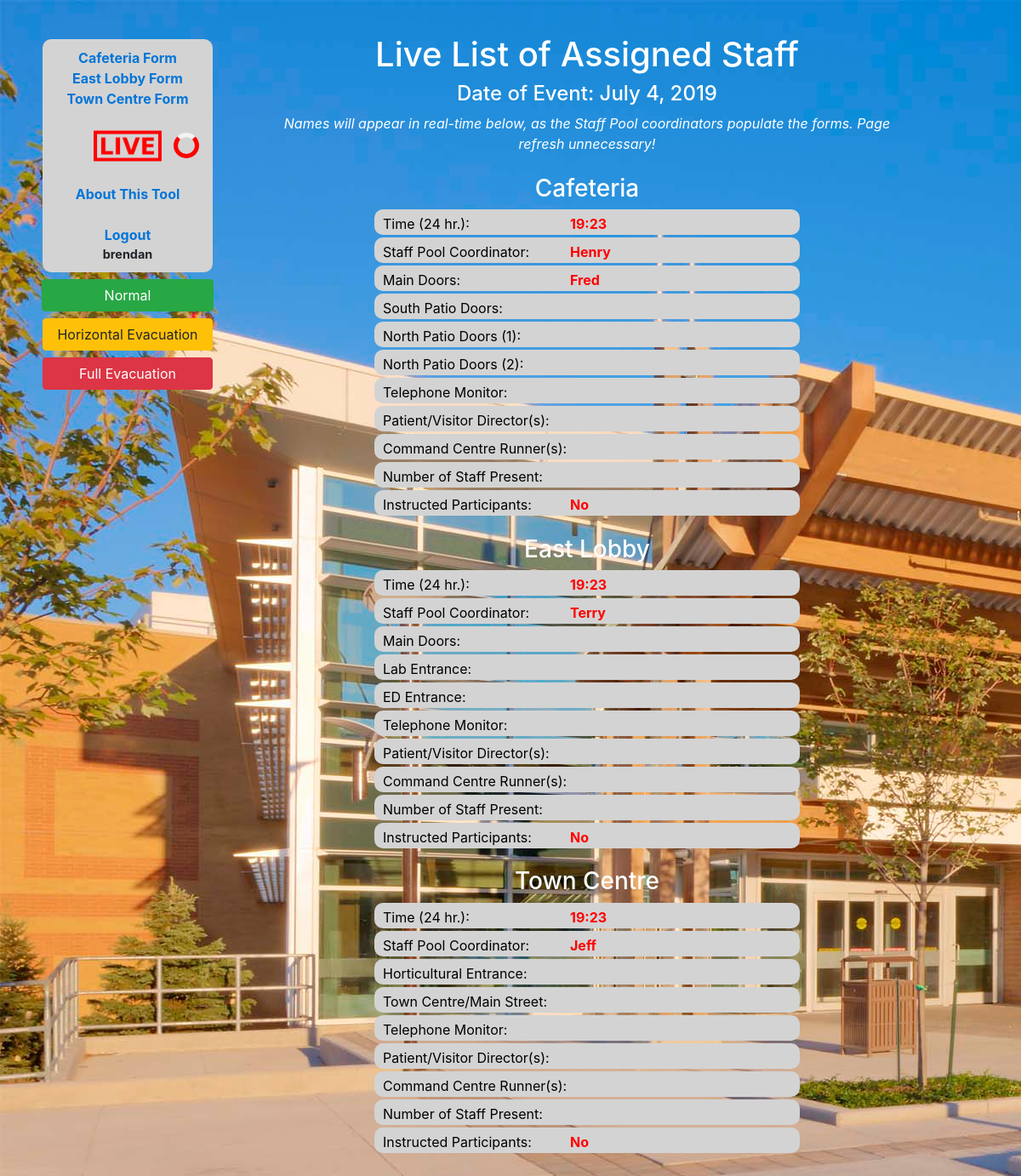
The app's page /LIVE/ (signed in) with its own data.
### catalog/models.py (models this page shows, shortened)
class Cafeteria(models.Model):
    c_date = models.DateField(null=True, blank=False, verbose_name='Date', default=timezone.now().date())
    c_time = models.CharField(max_length=100, null=True, blank=False, verbose_name='Time (24 hr.)', default=str(datetime.datetime.now().time())[0:5])
    c_coordinator = models.CharField(max_length=100, null=True, blank=True, verbose_name='Staff Pool Coordinator')
    c_main_doors = models.CharField(max_length=100, null=True, blank=True, verbose_name='Main Doors')
    c_south_patio_doors = models.CharField(max_length=100, null=True, blank=True, verbose_name='South Patio Doors')
    c_north_patio_doors_1 = models.CharField(max_length=100, null=True, blank=True, verbose_name='North Patio Doors 1')
    c_north_patio_doors_2 = models.CharField(max_length=100, null=True, blank=True, verbose_name='North Patio Doors 2')
    c_monitor = models.CharField(max_length=100, null=True, blank=True, verbose_name='Telephone Monitor')
    c_directors = models.CharField(max_length=100, null=True, blank=True, verbose_name='Patient/Visitor Director(s)')
    c_runners = models.CharField(max_length=100, null=True, blank=True, verbose_name='Command Centre Runner(s)')
    c_num_staff = models.CharField(max_length=100, null=True, blank=True, verbose_name='Number of Staff Present')
    c_explain = models.NullBooleanField(verbose_name='Explained to Participants')
    class Meta:
        verbose_name_plural = 'Cafeteria'
        verbose_name = 'Cafeteria'

class East_Lobby(models.Model):
    e_date = models.DateField(null=True, blank=True, verbose_name='Date', default=timezone.now().date())
    e_time = models.CharField(max_length=100, null=True, blank=False, verbose_name='Time (24 hr.)', default=str(datetime.datetime.now().time())[0:5])
    e_coordinator = models.CharField(max_length=100, null=True, blank=True, verbose_name='Staff Pool Coordinator')
    e_main_doors = models.CharField(max_length=100, null=True, blank=True, verbose_name='Main Doors')
    e_lab_entrance = models.CharField(max_length=100, null=True, blank=True, verbose_name='Lab Entrance')
    e_ed_entrance = models.CharField(max_length=100, null=True, blank=True, verbose_name='ED Entrance')
    e_monitor = models.CharField(max_length=100, null=True, blank=True, verbose_name='Telephone Monitor')
    e_directors = models.CharField(max_length=100, null=True, blank=True, verbose_name='Patient/Visitor Director(s)')
    e_runners = models.CharField(max_length=100, null=True, blank=True, verbose_name='Command Centre Runner(s)')
    e_num_staff = models.CharField(max_length=100, null=True, blank=True, verbose_name='Number of Staff Present')
    e_explain = models.NullBooleanField(verbose_name='Explained to Participants')
    class Meta:
        verbose_name_plural = 'East Lobby'
        verbose_name = 'East Lobby'

class Town_Centre(models.Model):
    t_date = models.DateField(null=True, blank=True, verbose_name='Date', default=timezone.now().date())
    t_time = models.CharField(max_length=100, null=True, blank=False, verbose_name='Time (24 hr.)', default=str(datetime.datetime.now().time())[0:5])
    t_coordinator = models.CharField(max_length=100, null=True, blank=True, verbose_name='Staff Pool Coordinator')
    t_horticultural = models.CharField(max_length=100, null=True, blank=True, verbose_name='Horticultural Entrance')
    t_town_centre_main_street = models.CharField(max_length=100, null=True, blank=True, verbose_name='Town Centre/Main Street')
    t_monitor = models.CharField(max_length=100, null=True, blank=True, verbose_name='Telephone Monitor')
    t_directors = models.CharField(max_length=100, null=True, blank=True, verbose_name='Patient/Visitor Director(s)')
    t_runners = models.CharField(max_length=100, null=True, blank=True, verbose_name='Command Centre Runner(s)')
    t_num_staff = models.CharField(max_length=100, null=True, blank=True, verbose_name='Number of Staff Present')
    t_explain = models.NullBooleanField(verbose_name='Explained to Participants')
    class Meta:
        verbose_name_plural = 'Town Centre'
        verbose_name = 'Town Centre'

### catalog/views.py (the view)
# urls.py: path('LIVE/', views.LocationListView.as_view(), name='LIVE'),
class LocationListView(LoginRequiredMixin, generic.ListView):
    model = Cafeteria
    context_object_name = 'location_list'
    template_name = 'location_list.html' # Specify your own template name/location
    def get_context_data(self, **kwargs):
        context = super(LocationListView, self).get_context_data(**kwargs)
        if ((Cafeteria.objects.last().c_date == timezone.now().date()) and
           ((abs(int(Cafeteria.objects.last().c_time[0:2]) - int(str(datetime.datetime.now().time())[0:2])) == 0)) or
           ( (abs(int(Cafeteria.objects.last().c_time[0:2]) - int(str(datetime.datetime.now().time())[0:2])) == 1) and (int(Cafeteria.objects.last().c_time[3:5]) > int(str(datetime.datetime.now().time())[3:5])) )):
            temporary_instance = Cafeteria.objects.last() # last() doesn't return a Queryset!!!
        else:
            temporary_instance = None
        try:
            if (temporary_instance.c_time is None):
                temporary_instance.c_time = ''
            if (temporary_instance.c_coordinator is None):
                temporary_instance.c_coordinator = ''
            if (temporary_instance.c_main_doors is None):
                temporary_instance.c_main_doors = ''
            if (temporary_instance.c_south_patio_doors is None):
                temporary_instance.c_south_patio_doors = ''
            if (temporary_instance.c_north_patio_doors_1 is None):
                temporary_instance.c_north_patio_doors_1 = ''
            if (temporary_instance.c_north_patio_doors_2 is None):
                temporary_instance.c_north_patio_doors_2 = ''
            if (temporary_instance.c_monitor is None):
                temporary_instance.c_monitor = ''
            if (temporary_instance.c_directors is None):
                temporary_instance.c_directors = ''
            if (temporary_instance.c_runners is None):
                temporary_instance.c_runners = ''
            if (temporary_instance.c_num_staff is None):
                temporary_instance.c_num_staff = ''
            temporary_instance.save()
            context['cafeteria'] = Cafeteria.objects.all().order_by('-id')[:1]
        except:
            pass
        try:
            if context['cafeteria'][0].c_explain is True:
                context['c_explainval'] = 'Yes'
            else:
                context['c_explainval'] = 'No'
        except:
            pass
        if ((East_Lobby.objects.last().e_date == timezone.now().date()) and
           ((abs(int(East_Lobby.objects.last().e_time[0:2]) - int(str(datetime.datetime.now().time())[0:2])) == 0)) or
           ( (abs(int(East_Lobby.objects.last().e_time[0:2]) - int(str(datetime.datetime.now().time())[0:2])) == 1) and (int(East_Lobby.objects.last().e_time[3:5]) > int(str(datetime.datetime.now().time())[3:5])) )):
            temporary_instance_e = East_Lobby.objects.last() # last() doesn't return a Queryset!!!
        else:
            temporary_instance_e = None
        try:
            if (temporary_instance_e.e_time is None):
                temporary_instance_e.e_time = ''
            if (temporary_instance_e.e_coordinator is None):
                temporary_instance_e.e_coordinator = ''
            if (temporary_instance_e.e_main_doors is None):
                temporary_instance_e.e_main_doors = ''
            if (temporary_instance_e.e_lab_entrance is None):
                temporary_instance_e.e_lab_entrance = ''
            if (temporary_instance_e.e_ed_entrance is None):
                temporary_instance_e.e_ed_entrance = ''
            if (temporary_instance_e.e_monitor is None):
                temporary_instance_e.e_monitor = ''
            if (temporary_instance_e.e_directors is None):
                temporary_instance_e.e_directors = ''
            if (temporary_instance_e.e_runners is None):
                temporary_instance_e.e_runners = ''
            if (temporary_instance_e.e_num_staff is None):
                temporary_instance_e.e_num_staff = ''
            temporary_instance_e.save()
            context['east_lobby'] = East_Lobby.objects.all().order_by('-id')[:1]
        except:
            pass
        try:
            if context['east_lobby'][0].e_explain is True:
                context['e_explainval'] = 'Yes'
            else:
                context['e_explainval'] = 'No'
        except:
            pass
        if ((Town_Centre.objects.last().t_date == timezone.now().date()) and
           ((abs(int(Town_Centre.objects.last().t_time[0:2]) - int(str(datetime.datetime.now().time())[0:2])) == 0)) or
           ( (abs(int(Town_Centre.objects.last().t_time[0:2]) - int(str(datetime.datetime.now().time())[0:2])) == 1) and (int(Town_Centre.objects.last().t_time[3:5]) > int(str(datetime.datetime.now().time())[3:5])) )):
            temporary_instance_t = Town_Centre.objects.last() # last() doesn't return a Queryset!!!
        else:
            temporary_instance_t = None
        try:
            if (temporary_instance_t.t_time is None):
                temporary_instance_t.t_time = ''
            if (temporary_instance_t.t_coordinator is None):
                temporary_instance_t.t_coordinator = ''
            if (temporary_instance_t.t_horticultural is None):
                temporary_instance_t.t_horticultural = ''
            if (temporary_instance_t.t_town_centre_main_street is None):
                temporary_instance_t.t_town_centre_main_street = ''
            if (temporary_instance_t.t_monitor is None):
                temporary_instance_t.t_monitor = ''
            if (temporary_instance_t.t_directors is None):
                temporary_instance_t.t_directors = ''
            if (temporary_instance_t.t_runners is None):
                temporary_instance_t.t_runners = ''
            if (temporary_instance_t.t_num_staff is None):
                temporary_instance_t.t_num_staff = ''
            temporary_instance_t.save()
            context['town_centre'] = Town_Centre.objects.all().order_by('-id')[:1]
        except:
            pass
        try:
            if context['town_centre'][0].t_explain is True:
                context['t_explainval'] = 'Yes'
            else:
                context['t_explainval'] = 'No'
        except:
            pass
        return context

### catalog/templates/location_list.html (shortened to what this page needs)
{% extends "base_generic.html" %}
{% load static %}
{% block sidebar %}
  <ul class="background sidebar-nav">
    <li><a href="{% url 'cafeteria_form' %}"><b>Cafeteria Form</b></a></li>
    <li><a href="{% url 'east_lobby_form' %}"><b>East Lobby Form</b></a></li>
    <li><a href="{% url 'town_centre_form' %}"><b>Town Centre Form</b></a></li>
    <li class="shrink_live tracker"><a class="live" href="{% url 'LIVE' %}"><img src="{% static "live.png" %}" /></a><div class="circle loader"></div></li>
    <li><a href="{% url 'about' %}"><b>About This Tool</b></a></li>
  {% if user.is_authenticated %}
    <a href="{% url 'logout'%}?next={{request.path}}"><b>Logout</b></a>
    <li class="user"><b>{{ user.get_username }}</b></li>
  {% else %}
    <a href="{% url 'login'%}?next={{request.path}}"><b>Login</b></a>
  {% endif %}
  </ul>
{% endblock %}
{% block content %}
<!-- {% load static %}
    <script src="js/jquery.min.js"></script> -->
<div class="center_content">
<div id="live_header" class="pad_list_left">
</br> <h1 class="banner list_page_white">Live List of Assigned Staff</h1>
{% if cafeteria %}
    {% for cafeteria in cafeteria %}
    <h4 class="list_page_white">Date of Event: {{cafeteria.c_date}}</h4>
    {% endfor %}
{% elif east_lobby %}
    {% for east_lobby in east_lobby %}
    <h4 class="list_page_white">Date of Event: {{east_lobby.e_date}}</h4>
    {% endfor %}
{% elif town_centre %}
    {% for town_centre in town_centre %}
    <h4 class="list_page_white">Date of Event: {{town_centre.t_date}}</h4>
    {% endfor %}
{% endif %}
<p class="list_page_white"><em>Names will appear in real-time below, as the Staff Pool coordinators populate the forms. Page refresh unnecessary!</em></p>
</div>
<div class="body pad_list_left">
</br></br><h3 class="list_page_white">Cafeteria</h3>
  {% if cafeteria %}
    {% for cafeteria in cafeteria %}
        <p class="labels"><span class="fixed_width">Time (24 hr.):</span><b><span class="site_color_list left_align" id="c1">{{cafeteria.c_time}}</span></b></p>
        <p class="labels"><span class="fixed_width">Staff Pool Coordinator:</span><b><span class="site_color_list left_align" id="c2">{{cafeteria.c_coordinator}}</b></span></b></p>
        <p class="labels"><span class="fixed_width">Main Doors:</span><b><span class="site_color_list left_align" id="c3">{{cafeteria.c_main_doors}}</span></b></p>
        <p class="labels"><span class="fixed_width">South Patio Doors:</span><b></b></p>
        <p class="labels"><span class="fixed_width">North Patio Doors (1):</span><b></b></p>
        <p class="labels"><span class="fixed_width">North Patio Doors (2):</span><b></b></p>
        <p class="labels"><span class="fixed_width">Telephone Monitor:</span><b></b></p>
        <p class="labels"><span class="fixed_width">Patient/Visitor Director(s):</span><b></b></p>
        <p class="labels"><span class="fixed_width">Command Centre Runner(s):</span><b></b></p>
        <p class="labels"><span class="fixed_width">Number of Staff Present:</span><b></b></p>
        <p class="labels"><span class="fixed_width">Instructed Participants:</span><b><span class="site_color_list left_align" id="c11">{{c_explainval}}</span></b></p>
    {% endfor %}
    {% endif %}
<div id="body_2_collapsible" class="body_2">
    </br></br></br> <h3 class="list_page_white">East Lobby</h3>
    {% if east_lobby %}
        {% for east_lobby in east_lobby %}
      <p class="labels"><span class="fixed_width">Time (24 hr.):</span><b><span class="site_color_list left_align" id="e1">{{east_lobby.e_time}}</span></b></p>
      <p class="labels"><span class="fixed_width">Staff Pool Coordinator:</span><b><span class="site_color_list left_align" id="e2">{{east_lobby.e_coordinator}}</b></span></b></p>
      <p class="labels"><span class="fixed_width">Main Doors:</span><b></b></p>
      <p class="labels"><span class="fixed_width">Lab Entrance:</span><b></b></p>
      <p class="labels"><span class="fixed_width">ED Entrance:</span><b></b></p>
      <p class="labels"><span class="fixed_width">Telephone Monitor:</span><b></b></p>
      <p class="labels"><span class="fixed_width">Patient/Visitor Director(s):</span><b></b></p>
      <p class="labels"><span class="fixed_width">Command Centre Runner(s):</span><b></b></p>
      <p class="labels"><span class="fixed_width">Number of Staff Present:</span><b></b></p>
      <p class="labels"><span class="fixed_width">Instructed Participants:</span><b><span class="site_color_list left_align" id="e10">{{e_explainval}}</span></b></p>
    {% endfor %}
    {% endif %}
</div>
<div class="body_3">
    </br></br></br> <h3 class="list_page_white">Town Centre</h3>
    {% if town_centre %}
        {% for town_centre in town_centre %}
        <p class="labels"><span class="fixed_width">Time (24 hr.):</span><b><span class="site_color_list left_align" id="t1">{{town_centre.t_time}}</span></b></p>
        <p class="labels"><span class="fixed_width">Staff Pool Coordinator:</span><b><span class="site_color_list left_align" id="t2">{{town_centre.t_coordinator}}</b></span></b></p>
        <p class="labels"><span class="fixed_width">Horticultural Entrance:</span><b></b></p>
        <p class="labels"><span class="fixed_width">Town Centre/Main Street:</span><b></b></p>
        <p class="labels"><span class="fixed_width">Telephone Monitor:</span><b></b></p>
        <p class="labels"><span class="fixed_width">Patient/Visitor Director(s):</span><b></b></p>
        <p class="labels"><span class="fixed_width">Command Centre Runner(s):</span><b></b></p>
        <p class="labels"><span class="fixed_width">Number of Staff Present:</span><b></b></p>
        <p class="labels"><span class="fixed_width">Instructed Participants:</span><b><span class="site_color_list left_align" id="t9">{{t_explainval}}</span></b></p>
    {% endfor %}
    {% endif %}
</div> </div>
</div>
{% endblock %}

### records on screen
Cafeteria: c_date "July 4, 2019", c_time "19:23", c_coordinator "Henry", c_main_doors "Fred", c_explainval "No"
East_Lobby: e_time "19:23", e_coordinator "Terry", e_explainval "No"
Town_Centre: t_time "19:23", t_coordinator "Jeff", t_explainval "No"

### other values on screen
{{ user.get_username }} "brendan"
